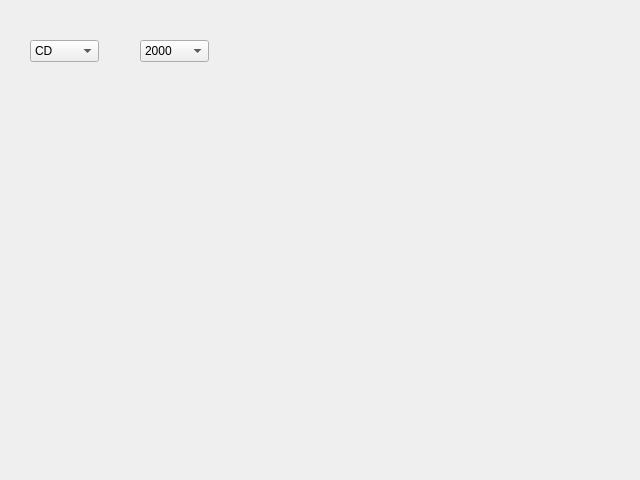
<?xml version="1.0" encoding="UTF-8"?>
<ui version="4.0">
 <class>CygcommConf</class>
 <widget class="QDialog" name="CygcommConf">
  <property name="geometry">
   <rect>
    <x>0</x>
    <y>0</y>
    <width>640</width>
    <height>480</height>
   </rect>
  </property>
  <property name="windowTitle">
   <string>Dialog</string>
  </property>
  <widget class="QComboBox" name="regionCb">
   <property name="geometry">
    <rect>
     <x>30</x>
     <y>40</y>
     <width>69</width>
     <height>22</height>
    </rect>
   </property>
   <item>
    <property name="text">
     <string>CD</string>
    </property>
   </item>
   <item>
    <property name="text">
     <string>GZ</string>
    </property>
   </item>
   <item>
    <property name="text">
     <string>BJ</string>
    </property>
   </item>
   <item>
    <property name="text">
     <string>SH</string>
    </property>
   </item>
   <item>
    <property name="text">
     <string>Other</string>
    </property>
   </item>
  </widget>
  <widget class="QComboBox" name="intvCb">
   <property name="geometry">
    <rect>
     <x>140</x>
     <y>40</y>
     <width>69</width>
     <height>22</height>
    </rect>
   </property>
   <item>
    <property name="text">
     <string>2000</string>
    </property>
   </item>
   <item>
    <property name="text">
     <string>3000</string>
    </property>
   </item>
   <item>
    <property name="text">
     <string>4000</string>
    </property>
   </item>
   <item>
    <property name="text">
     <string>5000</string>
    </property>
   </item>
   <item>
    <property name="text">
     <string>10000</string>
    </property>
   </item>
  </widget>
 </widget>
 <resources/>
 <connections/>
</ui>
